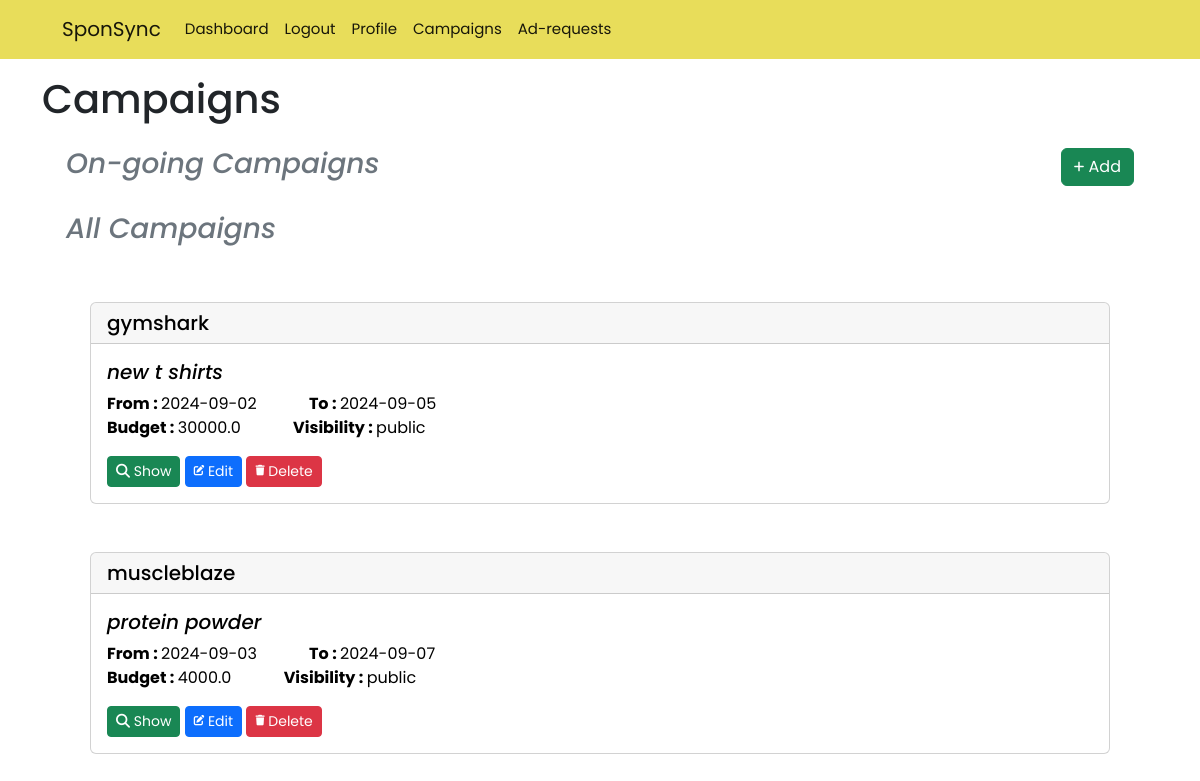
Page /sponsor/campaigns (signed in) on the earlier database version.
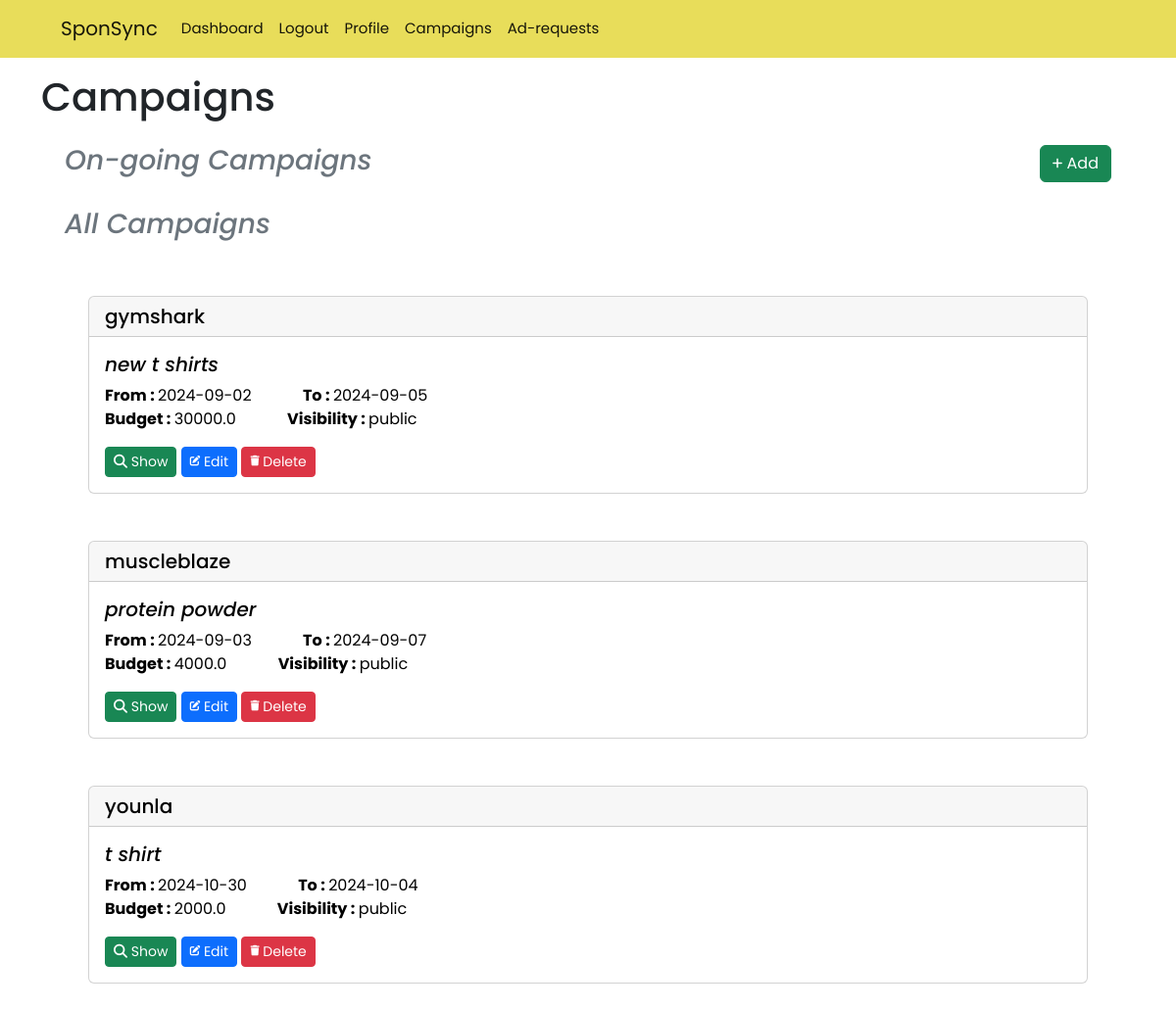
Same page on the later database version.
### models.py (models this page shows)
class Campaign(db.Model):
    id = db.Column(db.Integer,primary_key=True)
    name = db.Column(db.String(30),unique=True,nullable=False)
    sponsor_id = db.Column(db.Integer,db.ForeignKey("sponsor.id"))
    description = db.Column(db.String(1000),nullable=False)
    start_date = db.Column(db.Date,nullable=False)
    end_date = db.Column(db.Date,nullable=False)
    budget = db.Column(db.Float,nullable=False)
    visibility = db.Column(db.String(10),nullable=False)
    ad_requests = db.relationship("AdRequest",backref="campaign")
    flagged = db.Column(db.Boolean,nullable=False,default=False)

### routes.py (the view)
@app.route('/sponsor/campaigns')
@auth_required
def sponsor_campaigns():
    user = User.query.get(session['user_id'])
    sponsor = Sponsor.query.get(user.id)
    return render_template('sponsor/campaigns.html',user=user,sponsor=sponsor,campaigns=Campaign.query.all(),current_date = date.today())

### routes.py (called while the page is built)
def auth_required(func):
    @wraps(func)
    def inner(*args , **kwargs):
        if 'user_id' not in session:
            flash('You need to login first.')
            return redirect(url_for('login'))
        return func(*args,**kwargs)
    return inner

### templates/sponsor/campaigns.html (shortened to what this page needs)
{% extends 'layout.html' %}
{% block content %}
<h1 class="mt-3">Campaigns</h1>
<div class="heading m-4">
    <h3 class="text-muted"><i>On-going Campaigns</i></h3>
    <a href="{{url_for('add_campaign')}}" class="btn btn-success">
        <i class="fas fa-plus fa-xs"></i>
        Add
    </a>
</div>
<div class="heading m-4">
    <h3 class="text-muted"><i>All Campaigns</i></h3>
</div>
<div class="box">
    {% for campaign in campaigns %}
    {% if campaign.sponsor_id == user.id %}<div class="card m-5">
        <h5 class="card-header" >{{ campaign.name }}</h5>
        <div class="card-body">
            <h5 class="card-text"><em>{{campaign.description}}</em></h5>
            <span class="card-text"><b>From : </b>{{campaign.start_date}}</span>
            <span class="card-text m-5"><b>To : </b>{{campaign.end_date}}</span>
            <p>
                <span class="card-text"><b>Budget : </b>{{campaign.budget}}</span>
                <span class="card-text m-5"><b>Visibility : </b>{{campaign.visibility}}</span>
            </p>
            <a href="{{ url_for('show_campaign',id=campaign.id) }}" class="btn btn-sm btn-success">
                <i class="fas fa-search"></i>
                Show
            </a>
            <a href="{{ url_for('edit_campaign',id=campaign.id) }}" class="btn btn-sm btn-primary">
                Edit
            </a>
            <a href="{{ url_for('delete_campaign',id=campaign.id) }}" class="btn btn-sm btn-danger">
                Delete
            </a>
        </div>
    </div>
    {% endif %}
    {% endfor %}
</div>
</div>
{% endblock %}

### templates/layout.html (shortened to what this page needs)
<!DOCTYPE html>
<html lang="en">
<head>
    <link rel="stylesheet" href="https://cdn.jsdelivr.net/npm/bootstrap@5.2.3/dist/css/bootstrap.min.css">
    <link rel="stylesheet" href="https://cdnjs.cloudflare.com/ajax/libs/font-awesome/6.5.2/css/all.min.css">
</head>
<body>
    {% include 'nav.html' %}
    <div class="container">
        {% block content %}
        {% endblock %}
</body>
</html>

### templates/nav.html (shortened to what this page needs)
<nav class="navbar navbar-expand-lg" style="background-color: #e8dd5a;">
    <div class="container-fluid">
        <a class="navbar-brand" href="{{ url_for('index') }}">SponSync</a>
        <div class="collapse navbar-collapse" id="navbarNav">
            <ul class="navbar-nav">
                {% if user %}
                <li class="nav-item">
                    <a class="nav-link active" href="{{ url_for('dashboard') }}">Dashboard</a>
                </li>
                <li class="nav-item">
                    <a class="nav-link active" href="{{ url_for('logout') }}">Logout</a>
                </li>
                {% if user.type == "sponsor" %}
                <li class="nav-item">
                    <a class="nav-link active" href="{{ url_for('sponsor_profile') }}">Profile</a>
                </li>
                <li class="nav-item">
                    <a class="nav-link active" href="{{ url_for('sponsor_campaigns') }}">Campaigns</a>
                </li>
                <li class="nav-item">
                    <a class="nav-link active" href="{{ url_for('sponsor_ad_requests') }}">Ad-requests</a>
                </li>
                {% endif %}
                {% endif %}
            </ul>
        </div>
    </div>
</nav>

### templates/layout.html (style rules this page uses)
* { font-family: "Poppins", system-ui; ; }

### templates/sponsor/campaigns.html (style rules this page uses)
.heading { display: flex; justify-content: space-between; align-items: center; }
.card { color: black; }

### templates/nav.html (style rules this page uses)
.navbar { width: 100%; padding: 0; padding: 0px 50px; }
li { padding: 10px 0px; font-size: 15px; }

Differences in the rows shown:
added Campaign: name "younla", description "t shirt", start_date "2024-10-30", end_date "2024-10-04", budget "2000.0", visibility "public"
